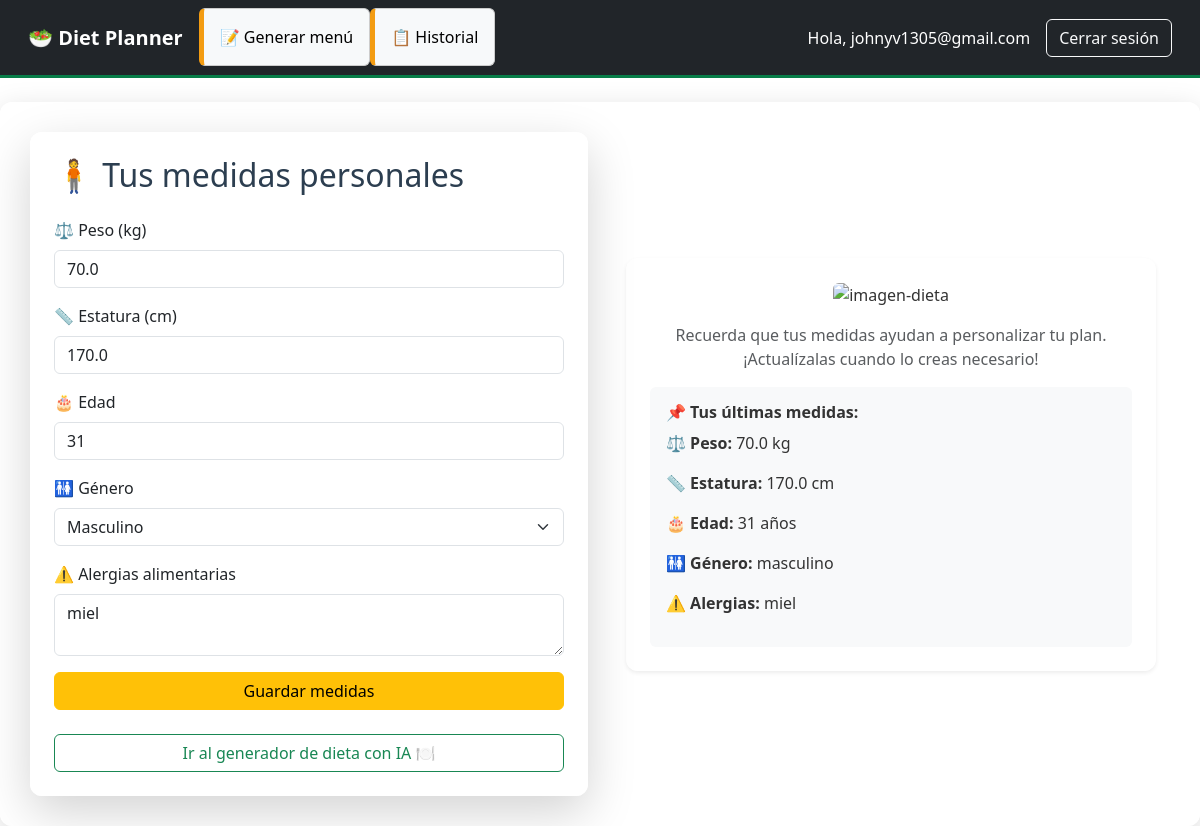
The page /dashboard (signed in) on the database its author committed.
### app/models.py (models this page shows)
class User(db.Model, UserMixin):
    id = db.Column(db.Integer, primary_key=True)
    email = db.Column(db.String(150), unique=True, nullable=False)
    password = db.Column(db.String(150), nullable=False)
    weight = db.Column(db.Float)
    height = db.Column(db.Float)
    age = db.Column(db.Integer)
    gender = db.Column(db.String(20))
    alergias = db.Column(db.Text)  # Puedes guardarlo como string separado por comas

### app/routes.py (the view)
@main.route('/dashboard', methods=['GET', 'POST'])
@login_required
def dashboard():
    form = MeasureForm()
    if form.validate_on_submit():
        current_user.weight = form.weight.data
        current_user.height = form.height.data
        current_user.age = form.age.data
        current_user.gender = form.gender.data
        current_user.alergias = request.form.get('alergias')  # 👈 aquí
        db.session.commit()
        flash("Medidas guardadas correctamente ✅", "success")
        return redirect(url_for('main.dashboard'))  # ← redirige después de guardar
    elif request.method == 'GET':
        form.weight.data = current_user.weight
        form.height.data = current_user.height
        form.age.data = current_user.age
        form.gender.data = current_user.gender
        form.alergias.data = current_user.alergias
    return render_template('dashboard.html', form=form, user=current_user, medidas=current_user, page_background="bg-plan")

### app/forms.py
class MeasureForm(FlaskForm):
    weight = FloatField('Peso (kg)', validators=[InputRequired()])
    height = FloatField('Estatura (cm)', validators=[InputRequired()])
    age = IntegerField('Edad', validators=[InputRequired()])
    gender = SelectField('Género', choices=[('masculino', 'Masculino'), ('femenino', 'Femenino')])
    alergias = TextAreaField('Alergias (separadas por coma)')
    submit = SubmitField('Guardar medidas')

### app/models.py (called while the page is built)
@login_manager.user_loader
def load_user(user_id):
    return User.query.get(int(user_id))

### app/templates/dashboard.html (shortened to what this page needs)
{% extends "base.html" %}
{% block content %}
<div class="row">
  <div class="col-md-6">
    <div class="card p-4 shadow-lg form-container">
      <h2 class="mb-4">🧍 Tus medidas personales</h2>
      <form method="POST">
        <div class="mb-3">
          <label class="form-label">⚖️ Peso (kg)</label>
          {{ form.weight(class="form-control") }}
        </div>
        <div class="mb-3">
          <label class="form-label">📏 Estatura (cm)</label>
          {{ form.height(class="form-control") }}
        </div>
        <div class="mb-3">
          <label class="form-label">🎂 Edad</label>
          {{ form.age(class="form-control") }}
        </div>
        <div class="mb-3">
          <label class="form-label">🚻 Género</label>
          {{ form.gender(class="form-select") }}
        </div>
        <div class="mb-3">
          <label class="form-label">⚠️ Alergias alimentarias</label>
          {{ form.alergias(class="form-control", placeholder="Ej: leche, maní, gluten") }}
        </div>
        <button class="btn btn-warning w-100">{{ form.submit.label }}</button>
      </form>
      <a href="{{ url_for('main.plan') }}" class="btn btn-outline-success mt-4 w-100">
        Ir al generador de dieta con IA 🍽️
      </a>
    </div>
  </div>
<div class="col-md-6 d-flex align-items-center justify-content-center">
  <div class="info-box p-4 shadow-sm text-center">
    <img src="{{ url_for('static', filename='img/fondo_plan.jpg') }}" class="img-fluid rounded" alt="imagen-dieta">
    <p class="mt-3 text-muted">
      Recuerda que tus medidas ayudan a personalizar tu plan. ¡Actualízalas cuando lo creas necesario!
    </p>
    {% if medidas %}
      <div class="text-start mt-3 bg-light p-3 rounded">
        <h6 class="fw-bold">📌 Tus últimas medidas:</h6>
        <p>⚖️ <strong>Peso:</strong> {{ medidas.weight }} kg</p>
        <p>📏 <strong>Estatura:</strong> {{ medidas.height }} cm</p>
        <p>🎂 <strong>Edad:</strong> {{ medidas.age }} años</p>
        <p>🚻 <strong>Género:</strong> {{ medidas.gender }}</p>
        <p>⚠️ <strong>Alergias:</strong> {{ medidas.alergias }}</p>
      </div>
    {% endif %}
  </div>
</div>
{% endblock %}

### app/templates/base.html (shortened to what this page needs)
<!doctype html>
<html lang="es">
  <head>
    <link href="https://cdn.jsdelivr.net/npm/bootstrap@5.3.3/dist/css/bootstrap.min.css" rel="stylesheet">
    <link rel="stylesheet" href="{{ url_for('static', filename='css/style.css') }}">
    <link rel="stylesheet" href="https://cdnjs.cloudflare.com/ajax/libs/font-awesome/6.5.0/css/all.min.css" />
  </head>
  <body class="{{ page_background }}">
    <nav class="navbar navbar-expand-lg navbar-dark bg-dark px-3">
  <div class="container-fluid">
    <a class="navbar-brand" href="{{ url_for('main.dashboard') }}">🥗 Diet Planner</a>
    <div class="collapse navbar-collapse" id="navbarNav">
      {% if current_user.is_authenticated %}
        <ul class="navbar-nav me-auto mb-2 mb-lg-0">
          <li class="nav-item">
            <a class="nav-link" href="{{ url_for('main.plan') }}">📝 Generar menú</a>
          </li>
          <li class="nav-item">
            <a class="nav-link" href="{{ url_for('main.historial_menus') }}">📋 Historial</a>
          </li>
        </ul>
        <span class="navbar-text text-white me-3">
          Hola, {{ current_user.email }}
        </span>
        <a class="btn btn-outline-light" href="{{ url_for('auth.logout') }}">Cerrar sesión</a>
      {% endif %}
    </div>
  </div>
</nav>
    <div class="container mt-4" style="max-width: 1200px;">
      {% block content %}{% endblock %}
    </div>
  </body>
</html>

### app/static/css/style.css (style rules this page uses)
body { font-family: 'Segoe UI', sans-serif; background: url('../img/fondo.jpg') no-repeat center center fixed; background-size: cover; color: #333; margin: 0; padding: 0; }
h1, h2, h3 { color: #2c3e50; }
.navbar { background-color: #2c3e50; border-bottom: 3px solid #087d48; }
.navbar-brand { font-weight: bold; color: #ffffff !important; }
.nav-link { color: #000000 !important; }
.container { background: rgba(255, 255, 255, 0.88); border-radius: 12px; padding: 30px; margin-top: 40px; box-shadow: 0 8px 30px rgba(0, 0, 0, 0.15); }
ul { list-style: none; padding: 0; }
ul li { background: #f7f9fa; border: 1px solid #ccc; border-left: 5px solid #f39c12; padding: 8px; margin-bottom: 1px; border-radius: 6px; }
.card { border: none; background: #fdfdfd; box-shadow: 0 4px 10px rgba(0, 0, 0, 0.08); border-radius: 10px; padding: 20px; }
.bg-plan { background: url('../img/fondo_plan.jpg') no-repeat center center fixed; background-size: cover; }
.form-container { background-color: rgba(255, 255, 255, 0.95); border-radius: 12px; }
.info-box { background-color: rgba(255, 255, 255, 0.85); border-radius: 12px; max-width: 95%; }

### rows shown on the page
User: email "johnyv1305@gmail.com", weight "70.0", height "170.0", age "31", gender "Masculino", alergias "miel", gender "masculino"
